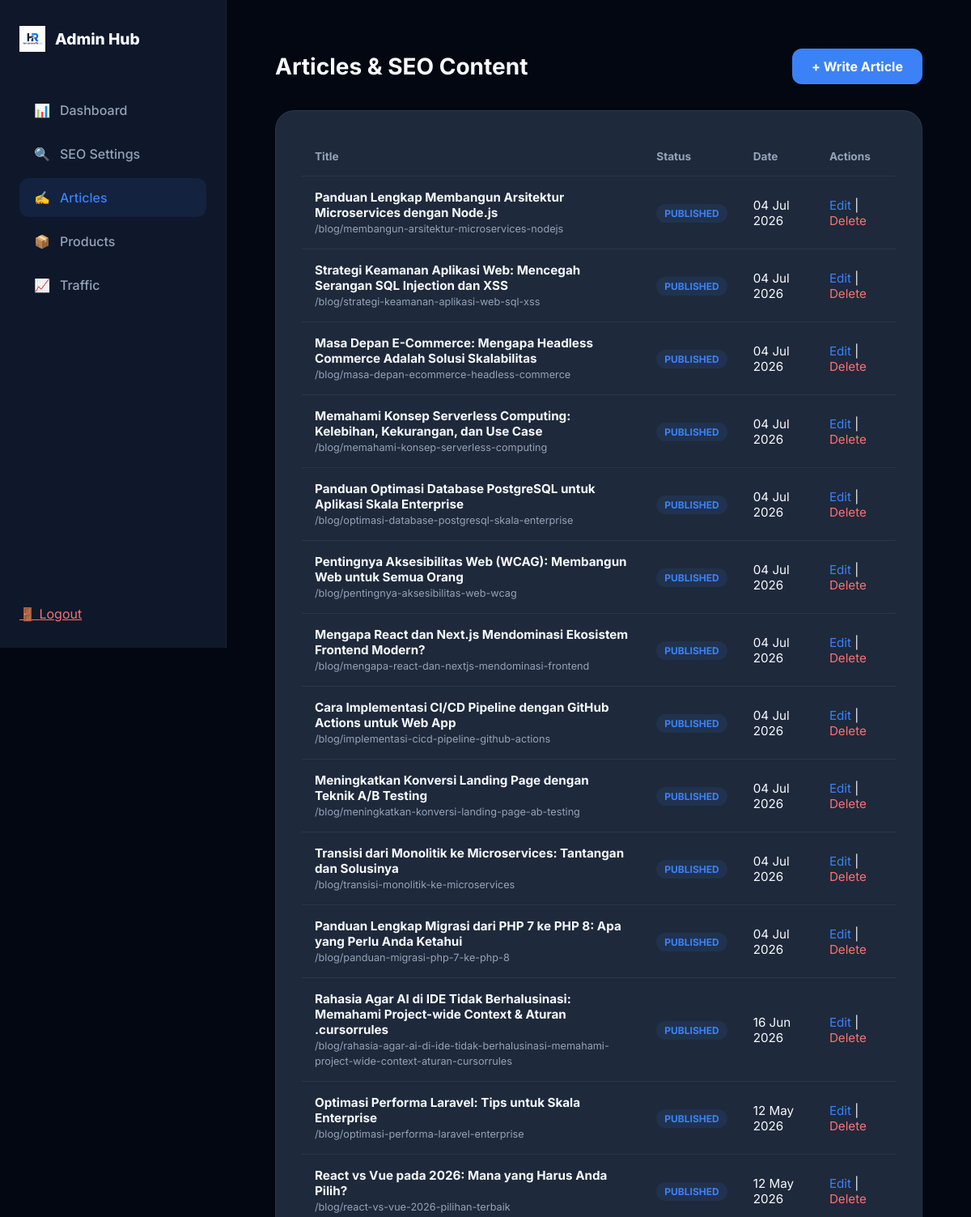
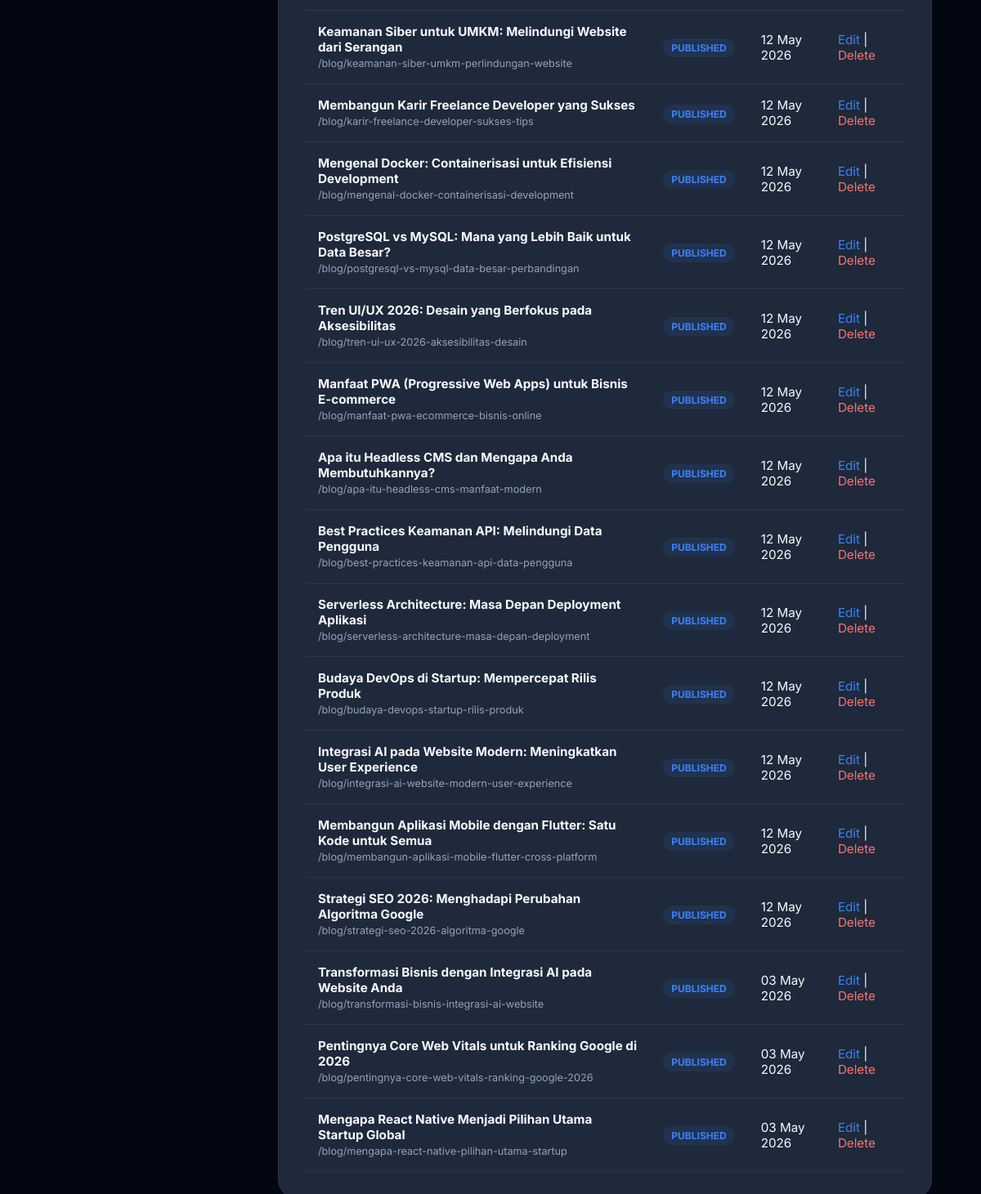
Page /admin?tab=articles (signed in) on the earlier database version (2 pictures, top to bottom).
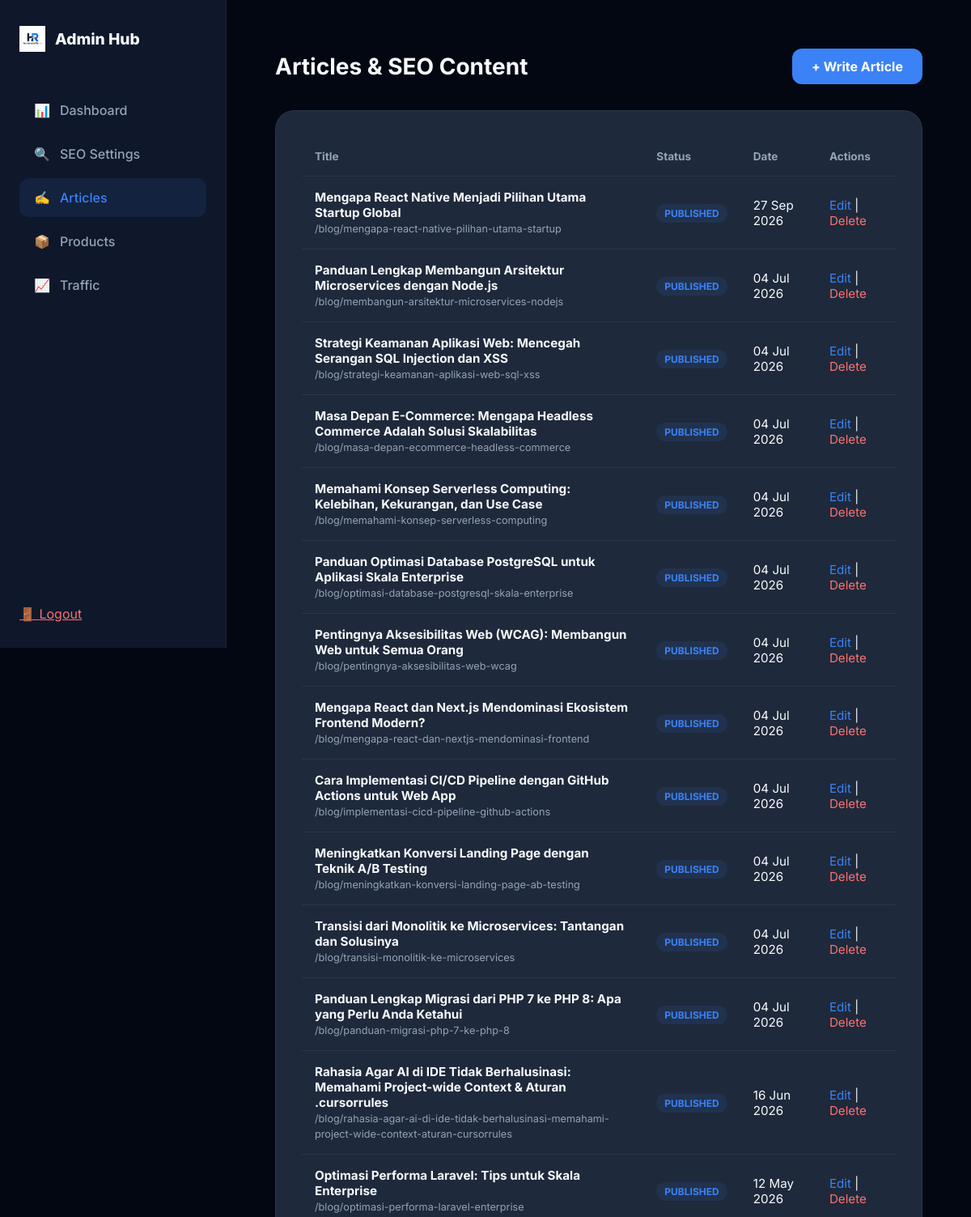
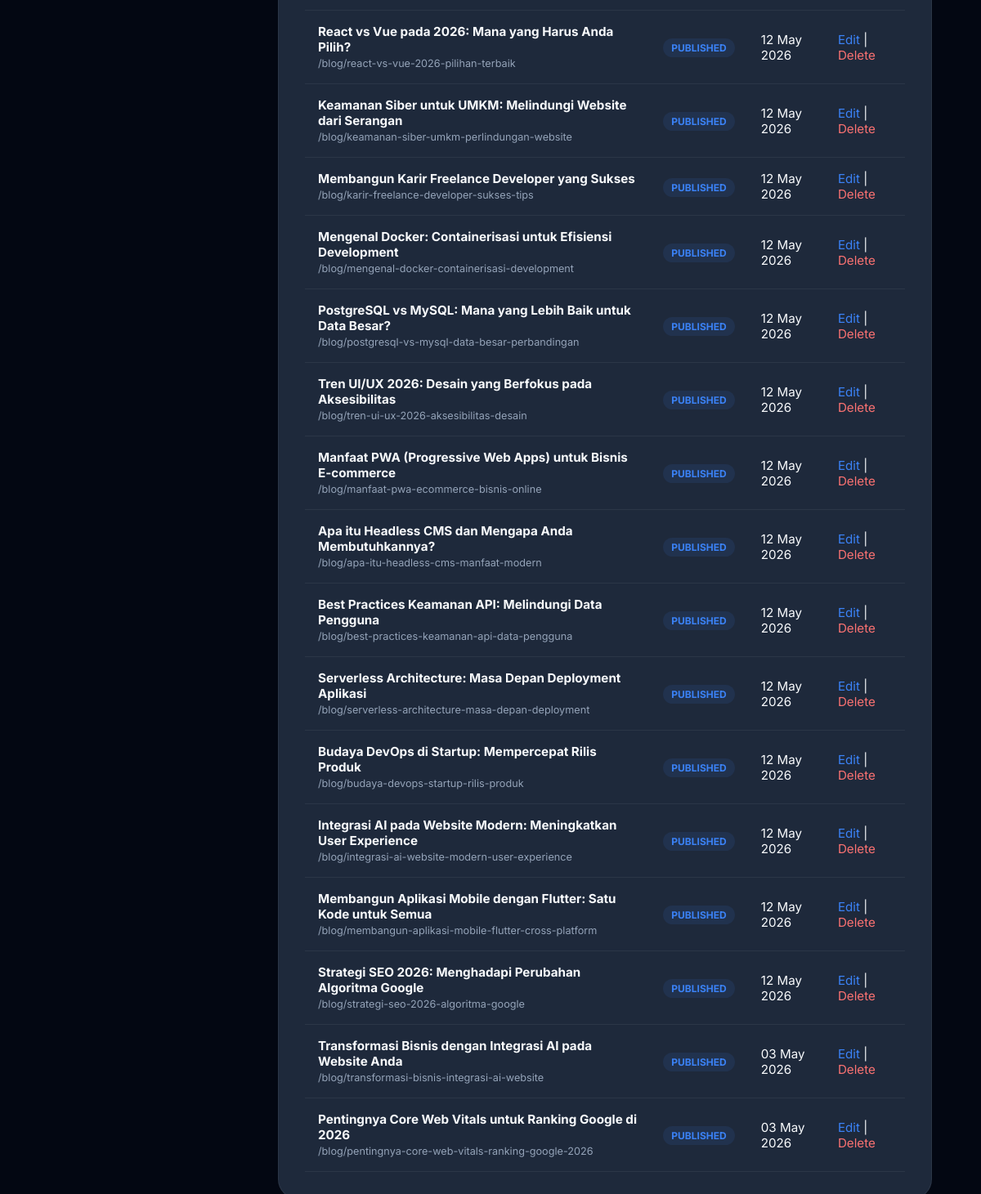
Same page on the later database version (2 pictures, top to bottom).
### tables this page shows
CREATE TABLE articles (id INTEGER PRIMARY KEY AUTOINCREMENT, title TEXT, slug TEXT UNIQUE, content TEXT, excerpt TEXT, meta_title TEXT, meta_description TEXT, image_url TEXT, created_at DATETIME DEFAULT (datetime('now')), status TEXT DEFAULT 'published');

### admin.php (the view, shortened to what this page needs)
<?php
$dbFile = __DIR__ . '/stats.db';
    ?>
    <?php
try {
    $db = new PDO('sqlite:' . $dbFile);
    $db->setAttribute(PDO::ATTR_ERRMODE, PDO::ERRMODE_EXCEPTION);
} catch (PDOException $e) {
    die("Database connection failed.");
}
$tab = $_GET['tab'] ?? 'dashboard';
$articles = $db->query("SELECT * FROM articles ORDER BY created_at DESC")->fetchAll(PDO::FETCH_ASSOC);
$totalVisits = $db->query("SELECT COUNT(*) FROM visits")->fetchColumn();
$todayVisits = $db->query("SELECT COUNT(*) FROM visits WHERE date(created_at) = date('now')")->fetchColumn();
$recentVisits = $db->query("SELECT * FROM visits ORDER BY created_at DESC LIMIT 10")->fetchAll(PDO::FETCH_ASSOC);
$editArticle = null;
?>
<!DOCTYPE html>
<html lang="id">
<head>
    <link href="https://cdn.quilljs.com/1.3.6/quill.snow.css" rel="stylesheet">
</head>
<body>
    <div class="admin-layout">
        <aside id="sidebar">
            <div class="logo">
                <img src="images/logohasanarofid.png" alt="Logo">
                <span>Admin Hub</span>
            </div>
            <nav>
                <a href="admin?tab=dashboard" class="<?= $tab == 'dashboard' ? 'active' : '' ?>">
                    <span>📊</span> <span>Dashboard</span>
                </a>
                <a href="admin?tab=seo" class="<?= $tab == 'seo' ? 'active' : '' ?>">
                    <span>🔍</span> <span>SEO Settings</span>
                </a>
                <a href="admin?tab=articles" class="<?= $tab == 'articles' ? 'active' : '' ?>">
                    <span>✍️</span> <span>Articles</span>
                </a>
                <a href="form" target="_blank">
                    <span>📦</span> <span>Products</span>
                </a>
                <a href="trafik" target="_blank">
                    <span>📈</span> <span>Traffic</span>
                </a>
            </nav>
            <a href="?logout=1" class="nav-link logout">
                <span>🚪</span> <span>Logout</span>
            </a>
        </aside>
        <main>
            <?php if ($tab == 'dashboard'): ?>
                <header>
                    <h1>Dashboard Overview</h1>
                </header>
                <div class="stats-grid">
                    <div class="stat-card">
                        <h3>Total Visits</h3>
                        <p><?= number_format($totalVisits) ?></p>
                    </div>
                    <div class="stat-card">
                        <h3>Visits Today</h3>
                        <p><?= number_format($todayVisits) ?></p>
                    </div>
                    <div class="stat-card">
                        <h3>Total Articles</h3>
                        <p><?= count($articles) ?></p>
                    </div>
                </div>
                <div class="card">
                    <div class="card-header">
                        <h2>Recent Traffic</h2>
                    </div>
                    <table>
                        <thead>
                            <tr>
                                <th>Date</th>
                                <th>IP Address</th>
                                <th>Country</th>
                                <th>Device</th>
                            </tr>
                        </thead>
                        <tbody>
                            <?php foreach ($recentVisits as $v): ?>
                            <tr>
                                <td><?= date('d M, H:i', strtotime($v['created_at'])) ?></td>
                                <td><code><?= substr($v['ip_hash'], 0, 8) ?>...</code></td>
                                <td><?= htmlspecialchars($v['country']) ?></td>
                                <td><span class="badge badge-blue"><?= $v['device_type'] ?></span></td>
                            </tr>
                            <?php endforeach; ?>
                        </tbody>
                    </table>
                </div>
            <?php elseif ($tab == 'articles'): ?>
                <header>
                    <h1>Articles & SEO Content</h1>
                    <a href="admin?tab=articles&action=new" class="btn">+ Write Article</a>
                </header>
                <?php if (isset($_GET['action']) || isset($_GET['edit_article'])): ?>
                    <div class="card">
                        <div class="card-header">
                            <h2><?= $editArticle ? 'Edit Article' : 'New Article' ?></h2>
                        </div>
                        <form method="POST" id="articleForm">
                            <input type="hidden" name="id" value="<?= $editArticle['id'] ?? '' ?>">
                            <input type="hidden" name="content" id="contentInput">
                            <div class="form-group">
                                <label>Title</label>
                                <input type="text" name="title" value="<?= htmlspecialchars($editArticle['title'] ?? '') ?>" required placeholder="Enter catchy title...">
                            </div>
                            <div class="form-group">
                                <label>Excerpt (Short Summary for SEO)</label>
                                <textarea name="excerpt" rows="2" required placeholder="Short summary for Google search results..."><?= htmlspecialchars($editArticle['excerpt'] ?? '') ?></textarea>
                            </div>
                            <div class="form-group">
                                <label>Content (Visual Editor)</label>
                                <div id="editor"><?= $editArticle['content'] ?? '' ?></div>
                            </div>
                            <button type="submit" name="save_article" class="btn btn-success">Publish Article</button>
                            <a href="admin?tab=articles" class="btn" style="background: transparent; color: var(--text-muted);">Cancel</a>
                        </form>
                    </div>
                <?php else: ?>
                    <div class="card">
                        <table>
                            <thead>
                                <tr>
                                    <th>Title</th>
                                    <th>Status</th>
                                    <th>Date</th>
                                    <th>Actions</th>
                                </tr>
                            </thead>
                            <tbody>
                                <?php foreach ($articles as $a): ?>
                                <tr>
                                    <td><strong><?= htmlspecialchars($a['title']) ?></strong><br><small style="color: var(--text-muted)">/blog/<?= $a['slug'] ?></small></td>
                                    <td><span class="badge badge-blue">Published</span></td>
                                    <td><?= date('d M Y', strtotime($a['created_at'])) ?></td>
                                    <td>
                                        <a href="admin?tab=articles&edit_article=<?= $a['id'] ?>" style="color: var(--accent); text-decoration: none;">Edit</a> |
                                        <a href="admin?tab=articles&delete_article=<?= $a['id'] ?>" style="color: #f87171; text-decoration: none;" onclick="return confirm('Delete this article?')">Delete</a>
                                    </td>
                                </tr>
                                <?php endforeach; ?>
                            </tbody>
                        </table>
                    </div>
                <?php endif; ?>
            <?php endif; ?>
        </main>
    </div>
</body>
</html>

### admin.php (style rules this page uses)
:root { --bg: #030712; --sidebar: #0f172a; --surface: #1e293b; --border: rgba(255,255,255,0.06); --text: #f8fafc; --text-muted: #94a3b8; --accent: #3b82f6; }
* { box-sizing: border-box; }
body { margin: 0; font-family: 'Inter', sans-serif; background: var(--bg); color: var(--text); min-height: 100vh; overflow-x: hidden; }
.admin-layout { display: flex; min-height: 100vh; }
aside { width: 280px; background: var(--sidebar); border-right: 1px solid var(--border); display: flex; flex-direction: column; padding: 32px 24px; position: fixed; height: 100vh; z-index: 1000; transition: transform 0.3s cubic-bezier(0.4, 0, 0.2, 1); }
.logo { font-weight: 800; font-size: 1.2rem; margin-bottom: 48px; display: flex; align-items: center; gap: 12px; }
.logo img { height: 32px; }
nav { flex-grow: 1; }
nav a { display: flex; align-items: center; gap: 12px; padding: 14px 18px; color: var(--text-muted); text-decoration: none; border-radius: 12px; transition: 0.3s; margin-bottom: 6px; font-weight: 500; }
nav a:hover, nav a.active { background: rgba(59, 130, 246, 0.1); color: var(--accent); }
.logout { margin-top: auto; color: #f87171; }
main { flex-grow: 1; padding: 60px; margin-left: 280px; width: calc(100% - 280px); transition: 0.3s; }
header { display: flex; justify-content: space-between; align-items: center; margin-bottom: 32px; }
h1 { margin: 0; font-size: 1.75rem; }
.card { background: var(--surface); padding: 32px; border-radius: 24px; border: 1px solid var(--border); margin-bottom: 32px; overflow-x: auto; }
.btn { padding: 12px 24px; border-radius: 12px; border: none; background: var(--accent); color: white; font-weight: 700; cursor: pointer; transition: 0.3s; display: inline-flex; align-items: center; gap: 8px; text-decoration: none; }
table { width: 100%; border-collapse: collapse; min-width: 600px; }
th { text-align: left; padding: 16px; color: var(--text-muted); font-size: 0.85rem; border-bottom: 1px solid var(--border); }
td { padding: 16px; border-bottom: 1px solid var(--border); font-size: 0.95rem; }
.badge { padding: 4px 10px; border-radius: 99px; font-size: 0.75rem; font-weight: 700; text-transform: uppercase; }
.badge-blue { background: rgba(59, 130, 246, 0.1); color: var(--accent); }

Differences in the rows shown:
changed articles "Mengapa React Native Menjadi Pilihan Utama Startup Global": created_at "03 May 2026" → "27 Sep 2026"; moves up the list
